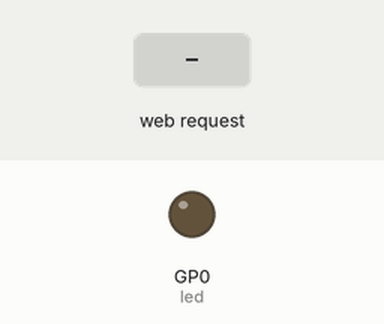
Simulated run of this program. Board: Raspberry Pi Pico running MicroPython. Shown: output pins drawn as LEDs (lit = HIGH). The test bench sets the inputs (shaded band). WiFi joins after 1.5 s; what the program prints to the serial console is not drawn.

Above: at 2.7 s.
2.8 s: HTTP request GET /?led=on received
At 3.2 s:
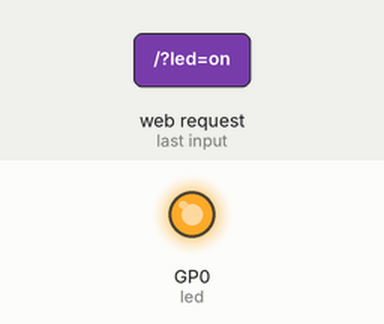
4.3 s: HTTP request GET /?led=off received
At 5.6 s:
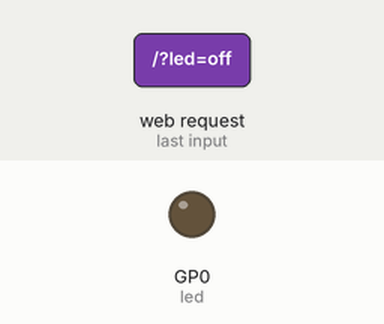
Timing chart, 0 to 7.3 s (numbered marks = the images above; inputs shaded):
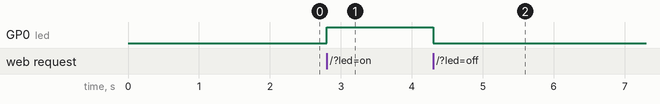

Measured:
- after the input at 2.8 s, GP0 (led): LOW → HIGH at once
- after the input at 4.3 s, GP0 (led): HIGH → LOW at once

The program:

iot_test.py
```python
import network
import socket
from machine import Pin
import time

# --- Configure LED pin ---
led = Pin(0, Pin.OUT)

# --- Configure Wi-Fi credentials ---
SSID = "YOUR_WIFI_SSID"
PASSWORD = "YOUR_WIFI_PASSWORD"

# --- Connect to Wi-Fi ---
wlan = network.WLAN(network.STA_IF)
wlan.active(True)
wlan.connect(SSID, PASSWORD)

print("Connecting to Wi-Fi...", end="")
while not wlan.isconnected():
    print(".", end="")
    time.sleep(0.5)
print("\nConnected to Wi-Fi!")
print("Network config:", wlan.ifconfig())

# --- HTML Page with Buttons ---
def webpage(state):
    html = f"""<!DOCTYPE html>
<html>
<head>
<title>Pico W LED Control</title>
<meta name="viewport" content="width=device-width, initial-scale=1">
<style>
body {{ font-family: Arial; text-align: center; background-color: #f2f2f2; }}
h1 {{ color: #333; }}
button {{
  width: 120px; height: 50px; margin: 10px;
  font-size: 18px; border: none; border-radius: 8px;
}}
.on {{ background-color: green; color: white; }}
.off {{ background-color: red; color: white; }}
</style>
</head>
<body>
<h1>Pico W LED Control</h1>
<p>LED is currently <strong>{state}</strong></p>
<p>
<a href="/?led=on"><button class="on">ON</button></a>
<a href="/?led=off"><button class="off">OFF</button></a>
</p>
</body>
</html>"""
    return html

# --- Create a socket server ---
addr = socket.getaddrinfo("0.0.0.0", 80)[0][-1]
s = socket.socket()
s.bind(addr)
s.listen(1)

print("Web server running at:", wlan.ifconfig()[0])

# --- Main loop ---
while True:
    try:
        cl, addr = s.accept()
        print("Client connected from", addr)
        request = cl.recv(1024)
        request = str(request)
        print("Request:", request)

        led_on = request.find("/?led=on")
        led_off = request.find("/?led=off")

        if led_on == 6:
            print("Turning LED ON")
            led.value(1)
        if led_off == 6:
            print("Turning LED OFF")
            led.value(0)

        state = "ON" if led.value() == 1 else "OFF"
        response = webpage(state)
        cl.send("HTTP/1.1 200 OK\r\nContent-Type: text/html\r\n\r\n")
        cl.sendall(response)
        cl.close()

    except OSError as e:
        cl.close()
        print("Connection closed")
```
